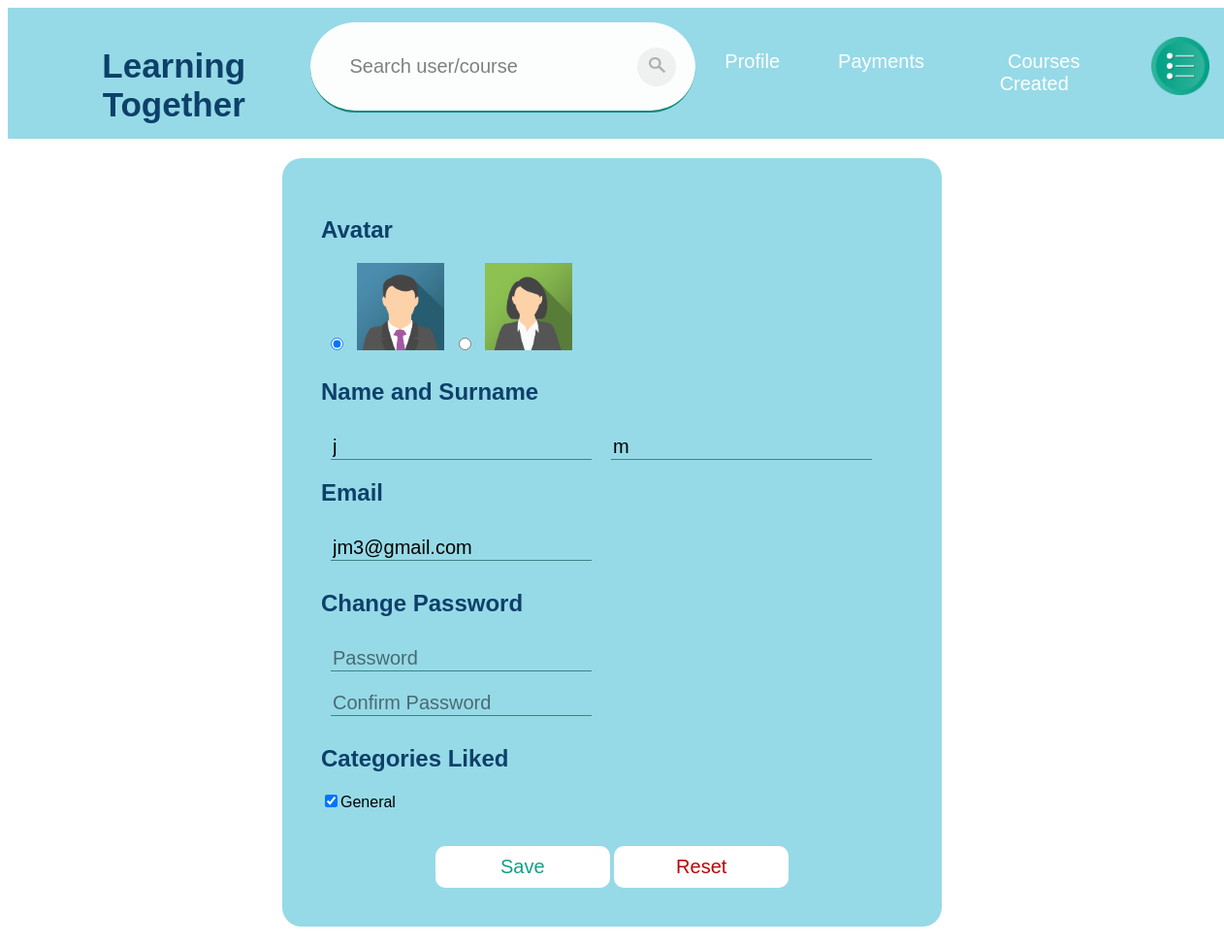
The page /editProfile (signed in) on the database its author committed.
### app/models.py (models this page shows, shortened)
class Public(models.Model):
    profileId = models.ForeignKey(Profile, on_delete=models.CASCADE)
    name = models.CharField(max_length=50)
    surname = models.CharField(max_length=50)
    avatar = models.SmallIntegerField()
    createdDate = models.DateField(auto_now_add=True)

class Private(models.Model):
    profileId = models.ForeignKey(Profile, on_delete=models.CASCADE)
    email = models.EmailField(max_length=50)

class Category(models.Model):
    category = models.CharField(max_length=50)

### app/views.py (the view)
# urls.py: path('editProfile',views.editProfile,name="editProfile"),
def editProfile(request):
    if request.user.is_authenticated:
        profile = models.Profile.objects.filter(userId__exact=request.user.id)
        public = models.Public.objects.filter(profileId__exact=profile[0].id)
        private = models.Private.objects.filter(profileId__exact=profile[0].id)
        categories = models.Category.objects.all()
        categoriesLiked = []
        for category in categories:
            categoriesLiked.append(models.CategoriesLiked.objects.filter(
                privateId__exact=private[0], categoryId__exact=category))
        categoriesData = zip(categories, categoriesLiked)
        paymentDetails = models.PaymentDetails.objects.filter(
            privateId__exact=private[0].id)
        return render(request, "app/editProfile.html", {'profile': profile, 'public': public[0], 'private': private[0], 'categoriesData': categoriesData,
                                                        'paymentDetails': paymentDetails, 'thisUser': True, 'userId': request.user.id, 'showOptions': True})
    return redirect('home')

### templates/app/editProfile.html (shortened to what this page needs)
{% extends 'app/base.html' %}
{% block content %}
{% load static %}
{% include 'app/navBar.html' with thisUser=thisUser userId=userId showOptions=showOptions %}
<div class="container">
    <section class="formContainer">
        <form method="POST" action="../saveProfileChanges">
                <h2>Avatar</h2>
                    {% if public.avatar == 1 %}
                    <input class="formElement" type="radio" checked name="avatar" value="1"> <img class="avatars" src="{% static 'images/1.png' %}">
                    <input class="formElement" type="radio" name="avatar" value="2"> <img class="avatars" src="{% static 'images/2.png' %}">
                    {% else %}
                    <input class="formElement" type="radio" checked name="avatar" value="1"> <img class="avatars" src="{% static 'images/1.png' %}">
                    <input class="formElement" type="radio" checked name="avatar" value="2"> <img class="avatars" src="{% static 'images/2.png' %}">
                    {% endif %}
                <h2>Name and Surname</h2>
                <div>
                    <input required class="name" type="text" name="name" value="{{ public.name }}" placeholder="Name">
                    <input required class="name" type="text" name="surname" value="{{ public.surname }}" placeholder="Surname"><br><br>
                </div>
                <h2>Email</h2>
                <input required class="formElement" type="email" name="email" value="{{ private.email }}" placeholder="Email"><br>
                <h2>Change Password</h2>
                <input class="formElement" type="password" minlength="8" name="password1" placeholder="Password"><br>
                <input class="formElement" type="password" minlength="8" name="password2" placeholder="Confirm Password">
                <h2>Categories Liked</h2>
                    {% for category, categoryLiked in categoriesData %}
                    {% if categoryLiked %}
                    <input type="checkbox" checked name="categoriesLiked" value="{{ category.id }}">{{ category.category }}
                    {% else %}
                    <input type="checkbox" name="categoriesLiked" value="{{ category.id }}">{{ category.category }}
                    {% endif %}
                    <br>
                    {% endfor %}
        <br><br>
        <center>
            <input id="submitButton" class="btn" type="submit" name="save" value="Save">
            <input class="btnR" type="reset" value="Reset">
        </center>
        </form>
    </section>
</div>
{% endblock %}

### static/test.css (style rules this page uses)
body { background-color: rgb(255, 255, 255); font-family: sans-serif; }

### templates/app/editProfile.html (style rules this page uses)
.container { margin: 20px; display: flex; align-items: center; justify-content: center; }
.formContainer { background-color:#96dae7; max-width: 600px; height: fit-content; padding: 40px; border-radius: 20px; }
h2 { font-family: Verdana, Geneva, Tahoma, sans-serif; color: rgb(13, 64, 105); }
.formElement { margin: 10px; font-size: 20px; background-color: transparent; border: 0; outline: 0; border-bottom: 1px solid #07554aa3; transition: all 0.2s; }
.name { margin: 10px; font-size: 20px; background-color: transparent; border: 0; outline: 0; border-bottom: 1px solid #07554aa3; transition: all 0.2s; float:left }
.avatars { width: 15%; }
.btn { width: 30%; border-radius: 10px; background-color: white ; font-size:20px; text-align: center; padding: 10px 40px; border: 0; color: #129f8a; cursor: pointer; }
.btnR { width: 30%; border-radius: 10px; background-color: white ; font-size:20px; text-align: center; padding: 10px 40px; border: 0; color: rgb(185, 6, 6); cursor: pointer; }

### templates/app/searchBar.html (style rules this page uses)
img { width: 13px; }
::placeholder { color:rgba(0, 0, 0, 0.514); }

### rows shown on the page
Public: name "j", surname "m"
Private: email "jm3@gmail.com"
Category: category "General"
